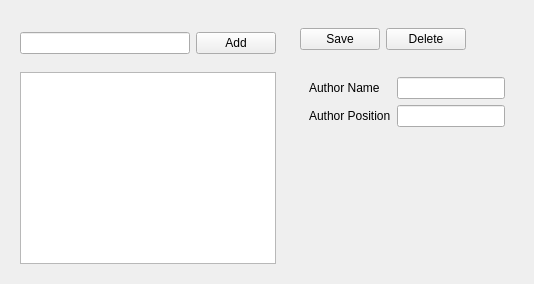
                <widget class="QWidget" name="icpTab">
                 <attribute name="title">
                  <string>ICP Configuration</string>
                 </attribute>
                 <layout class="QHBoxLayout" name="horizontalLayout_39">
                  <item>
                   <widget class="QWidget" name="widget_52" native="true">
                    <property name="maximumSize">
                     <size>
                      <width>400</width>
                      <height>16777215</height>
                     </size>
                    </property>
                    <layout class="QVBoxLayout" name="verticalLayout_35">
                     <item>
                      <widget class="QWidget" name="widget_54" native="true">
                       <layout class="QHBoxLayout" name="horizontalLayout_35">
                        <property name="leftMargin">
                         <number>0</number>
                        </property>
                        <property name="topMargin">
                         <number>12</number>
                        </property>
                        <property name="rightMargin">
                         <number>0</number>
                        </property>
                        <property name="bottomMargin">
                         <number>12</number>
                        </property>
                        <item>
                         <widget class="QLineEdit" name="enterAuthorName"/>
                        </item>
                        <item>
                         <widget class="QPushButton" name="addAuthor">
                          <property name="text">
                           <string>Add</string>
                          </property>
                         </widget>
                        </item>
                       </layout>
                      </widget>
                     </item>
                     <item>
                      <widget class="QListWidget" name="authorList"/>
                     </item>
                    </layout>
                   </widget>
                  </item>
                  <item>
                   <widget class="QWidget" name="widget_56" native="true">
                    <layout class="QVBoxLayout" name="verticalLayout_36">
                     <property name="topMargin">
                      <number>5</number>
                     </property>
                     <property name="bottomMargin">
                      <number>5</number>
                     </property>
                     <item>
                      <widget class="QWidget" name="widget_55" native="true">
                       <layout class="QHBoxLayout" name="horizontalLayout_36">
                        <property name="leftMargin">
                         <number>0</number>
                        </property>
                        <property name="topMargin">
                         <number>12</number>
                        </property>
                        <property name="rightMargin">
                         <number>0</number>
                        </property>
                        <property name="bottomMargin">
                         <number>12</number>
                        </property>
                        <item>
                         <widget class="QPushButton" name="saveAuthorBtn">
                          <property name="text">
                           <string>Save</string>
                          </property>
                         </widget>
                        </item>
                        <item>
                         <widget class="QPushButton" name="deleteAuthorBtn">
                          <property name="text">
                           <string>Delete</string>
                          </property>
                         </widget>
                        </item>
                        <item>
                         <spacer name="horizontalSpacer_17">
                          <property name="orientation">
                           <enum>Qt::Horizontal</enum>
                          </property>
                          <property name="sizeHint" stdset="0">
                           <size>
                            <width>40</width>
                            <height>20</height>
                           </size>
                          </property>
                         </spacer>
                        </item>
                       </layout>
                      </widget>
                     </item>
                     <item>
                      <widget class="QWidget" name="widget_53" native="true">
                       <layout class="QGridLayout" name="gridLayout_11">
                        <item row="0" column="0">
                         <widget class="QLabel" name="label_27">
                          <property name="text">
                           <string>Author Name </string>
                          </property>
                         </widget>
                        </item>
                        <item row="0" column="1">
                         <widget class="QLineEdit" name="authorNameLine"/>
                        </item>
                        <item row="1" column="0">
                         <widget class="QLabel" name="label_64">
                          <property name="text">
                           <string>Author Position</string>
                          </property>
                         </widget>
                        </item>
                        <item row="1" column="1">
                         <widget class="QLineEdit" name="authorPostionLine"/>
                        </item>
                       </layout>
                      </widget>
                     </item>
                     <item>
                      <spacer name="verticalSpacer_15">
                       <property name="orientation">
                        <enum>Qt::Vertical</enum>
                       </property>
                       <property name="sizeHint" stdset="0">
                        <size>
                         <width>20</width>
                         <height>40</height>
                        </size>
                       </property>
                      </spacer>
                     </item>
                    </layout>
                   </widget>
                  </item>
                 </layout>
                </widget>
